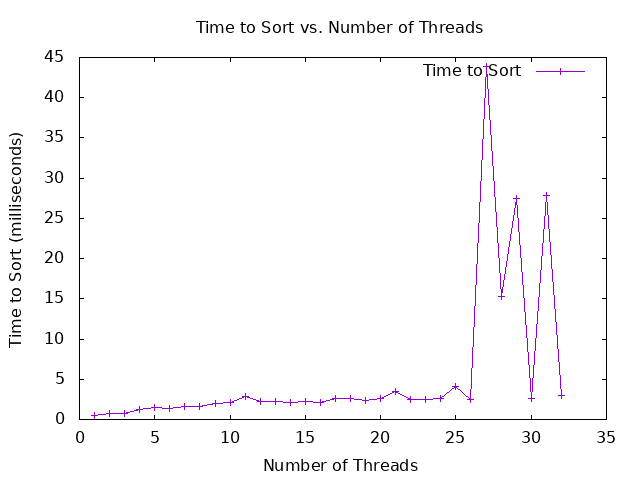

Write the gnuplot code that produced this figure.
# Gnuplot script for plotting data in "data.dat"
set autoscale
unset log
unset label
set title "Time to Sort vs. Number of Threads"
set xlabel "Number of Threads"
set ylabel "Time to Sort (milliseconds)"
set style data linespoints
set term png
set output filename
plot "data.dat" using 2:1 title "Time to Sort" with linespoints
